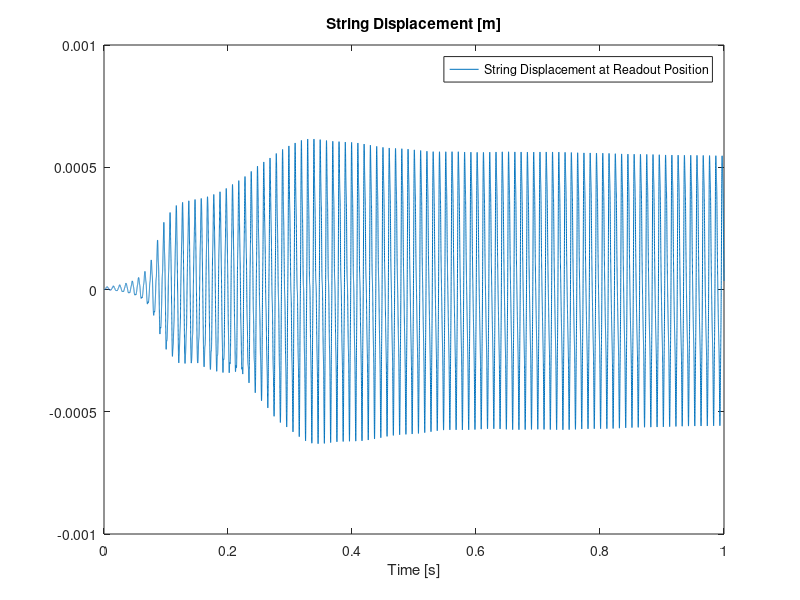

This figure's MATLAB source:
%++++++++++++++++++++++++++++++++++++++++++++++++++++++++
%     Non Iterative Bowed stiff String FDTD
% Ist order system - Non Iterative
%         Riccardo Russo
%       University of Bologna
%++++++++++++++++++++++++++++++++++++++++++++++++++++++++

clear 
close all

%+++++++++++++++++++++++++++++++++++++++++++++++++++++++++++++++++++++++++%
%%%%% Custom Parameters
realTimeDraw = false;
play = false;
dampOn = true;
smSolver = true;

osFac = 1;          %Oversampling factor
SR = 44100*osFac;   %Sample rate [Hz]
T = 1;            %Time of Simulation [s]
k = 1/SR;
timeSamples = floor(T*SR);                       %Length of sim [samples]
timeVec = (1:floor(timeSamples))*k;              %Time vector [sec]
timeVecUS = (1:floor(timeSamples/osFac))*k*osFac;%Time vector after undersampling

%%%%% Define variables of the system
radius = 0.00029;
rho = 8e3;             % String Density [kg/m] 
T0 = 40;               % Tension [N] 
E = 174e9;            % Young modulus [Pa]
L = 0.7;              %length in meters
             
Area = pi*radius^2;      % Area of string section
rA = rho*Area;
I0 = (pi*radius^4)/ 4;   % Moment of Inertia
K =sqrt(E*I0/rA);    % Stiffness parameter

c = sqrt(T0/rA); 

Fb = 10*ones(1,timeSamples);            %Bow pressure scaled by rho A [force/linear density]
a = 100;            %Bow free parameter
vb = 0.2;           %Bow velocity [m/s]

bowVel = zeros(1,timeSamples);
bowVel(:) = vb;

excitPos = 0.633*L;
outPos = 0.33*L;

%+++++++++++++++++++++++++++++++++++++++++++++++++++++++++++++++++++++++++%
%%%%% Damping
omega1 = 0*2*pi;
omega2 = 1000*2*pi;
T601 = 15; T602 = 10;
param1 = (-c^2 + sqrt(c^4 + 4*K^2*omega1^2))/(2*K^2);
param2 = (-c^2 + sqrt(c^4 + 4*K^2*omega2^2))/(2*K^2);

sigma0 = (6*log(10)/(param2 - param1))*(param2/T601 - param1/T602); 
sigma1 = (6*log(10)/(param2 - param1))*(-1/T601 + 1/T602);

if ~dampOn sigma0 = 0; sigma1 = 0; end

%+++++++++++++++++++++++++++++++++++++++++++++++++++++++++++++++++++++++++%
%%%%% Compute grid spacing from variables
epsilon = 0;          %Deviation from stability condition. eps \in [0,1)
%h = sqrt((c^2*k^2 + 4*sigma1*k + sqrt((c^2*k^2 + 4*sigma1*k)^2+((16*K^2*k^2))))/2)*(1 + epsilon);
h = 1.0*c*k;   %linear part is unconditionally stable, I can use a smaller grid!
N = floor(L/h);
h = L/N;
nPoints = N - 1;
lambda = c*k/h;

outPoint = floor(outPos/h);

%+++++++++++++++++++++++++++++++++++++++++++++++++++++++++++++++++++++++++%
%%%%% Offline initialization of matrices
Id = speye(nPoints);
Dxm = (diag(ones(1,N)) + diag(-1*ones(1,N-1),-1));
Dxm = sparse(Dxm(:,1:end-1)/h);
Dxp = -1*Dxm.';
Dxx = Dxp*Dxm;
Dxxxx = Dxx.'*Dxx;
I = speye(2*nPoints);


%%%%% Dirac Delta approx & J coefficient
excitSample = excitPos/h;
excitPosFloor = floor(excitSample);
beta = excitSample - excitPosFloor;
delta = zeros(nPoints,1);
delta(excitPosFloor) = (1-beta)/h;
delta(excitPosFloor+1) = beta/h;

%+++++++++++++++++++++++++++++++++++++++++++++++++++++++++++++++++++++++++%
%%%%% Initializing States & Matrices
x = [zeros(nPoints,1) ; zeros(nPoints,1)];

zeta = [zeros(nPoints,1) ; delta];
zetaTR = zeta.';
zetaOutProd = zeta*zetaTR;

J = [zeros(nPoints),Id;
    c^2*Dxx - K*Dxxxx, -2*(sigma0*Id - sigma1*Dxx)];

A1 = I - 0.5*k*J;
A11 = A1(1:nPoints,1:nPoints);
A12 = A1(1:nPoints,nPoints + 1:end);
A21 = A1(nPoints + 1:end,1:nPoints);
A22 = A1(nPoints + 1:end,nPoints + 1:end);

%Computation of Shur Complement of A
invA11 = A11^-1; %Notice that A11=eye so invA11=A11
shurComp = A22 - A21*(invA11*A12);
invShurComp = shurComp^-1;

B1 = sparse(I + 0.5*k*J);

%%%%% Initializing outputs
OutPlay = zeros(1,floor(timeSamples/osFac));
Out = zeros(1,timeSamples);

%+++++++++++++++++++++++++++++++++++++++++++++++++++++++++++++++++++++++++%
%%%%% Simulation
tic
for i = 1:timeSamples

    zeta1 = h*zetaTR*x;
    eta = zeta1 - bowVel(i);
    d = sqrt(2*a)*exp(-a*eta^2 + 0.5);
    lambda = sqrt(2*a)*exp(-a*eta^2 + 0.5)*(1 - 2*a*eta^2);

    if smSolver
%     %Calculating known terms
        zeta2 = zeta*zeta1;
     
        B2 = B1*x;
        B = B2 + zeta2*0.5*k*Fb(i)*(lambda - 2*d) + k*Fb(i)*d*zeta*bowVel(i);
        
        b1 = B(1:nPoints); b2 = B(nPoints + 1:end);
        
        %Sherman morrison solver
        v = (0.5*k*h*Fb(i)*lambda)*zeta;
        v1 = v(1:nPoints); v2 = v(nPoints + 1:end);
        
        invAv2 = invShurComp*v2; invAv1 = - invA11*A12*invAv2;
        invAv = [invAv1;invAv2];
        
        y2 = A11*b1; z2 = b2 - A21*y2;
        invAb2 = invShurComp*z2; invAb1 = y2 - invA11*A12*invAb2;
        invAb = [invAb1;invAb2];
        
        vt1 = zetaTR*invAv; vt2 = zetaTR*invAb;
        
        xNext = invAb - (1/(1+vt1))*invAv*vt2;
    else
        A = I + 0.5*k*h*Fb(i)*lambda*zetaOutProd - 0.5*k*J;
        B = (I + 0.5*k*h*Fb(i)*(lambda - 2*d)*zetaOutProd + 0.5*k*J)*x + k*Fb(i)*d*zeta*bowVel(i);
        xNext = A\B;
    end

    uNext = xNext(1:nPoints);
    Out(i)= uNext(outPoint);

    x = xNext;

    if realTimeDraw
        plot(xNext(1:nPoints));
        ylim([-1e-4,1e-4]);
        drawnow
    %     pause(0.05);
        hold off
    end
end
toc

%+++++++++++++++++++++++++++++++++++++++++++++++++++++++++++++++++++++++++%
%%%%% Retrieving undersampled output for comparison with other schemes
finalOSFac = 1;
if finalOSFac>osFac disp("Undersampling Error."); return; end

OutPlay = zeros(1,floor(timeSamples/(osFac/finalOSFac)));

for i=1:size(Out,2)
    if ~mod(i,osFac) || mod(i,osFac) == osFac/finalOSFac
        index = i/(osFac/finalOSFac);
        OutPlay(index) = Out(i);
    end
end

if play soundsc(OutPlay,SR); end

%+++++++++++++++++++++++++++++++++++++++++++++++++++++++++++++++++++++++++%
%%%%% Plots
figure(1)
% plot(timeVecUS,OutPlay);
plot(timeVec,Out);
title('String Displacement [m]');
legend('String Displacement at Readout Position');
xlabel('Time [s]');


% figure(2)
% plot(timeVec,BowPower);
% title('Energy Balance [W]');
% xlabel('Time [s]');